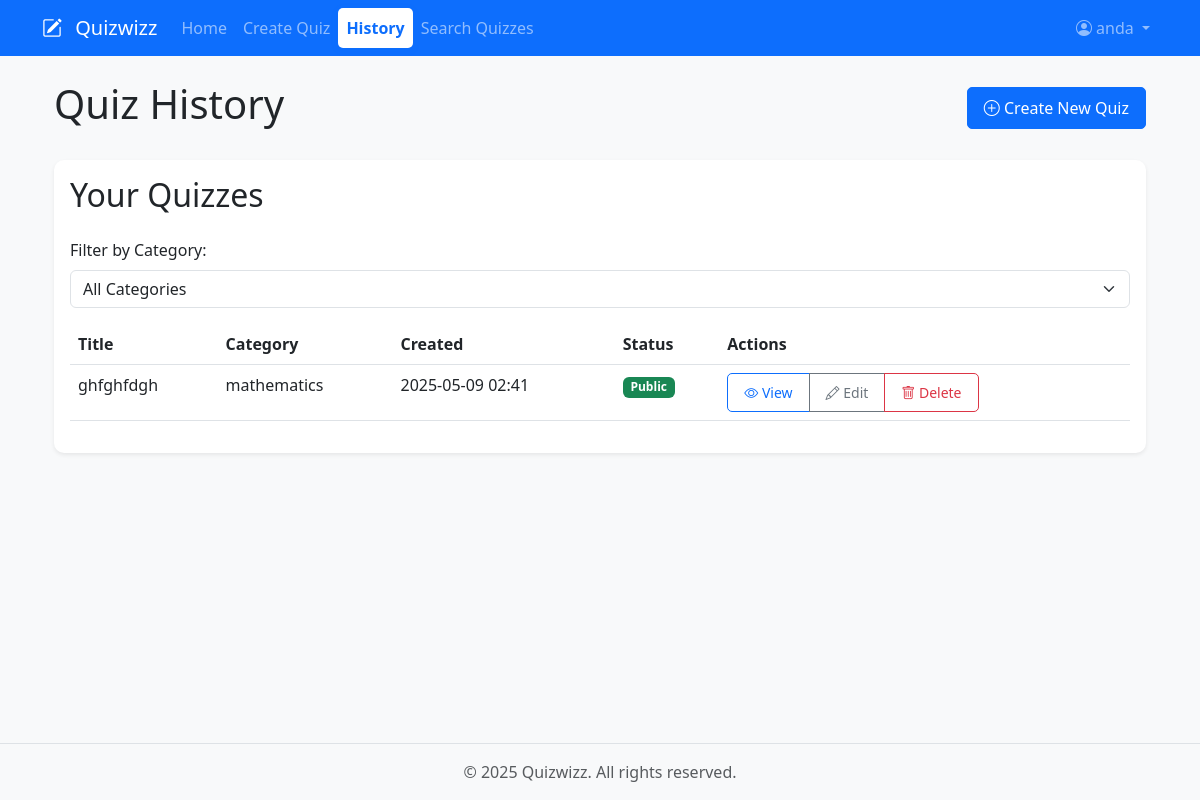
Screenshot of /history (signed in) with the database file from the repository.
### app/models/user.py (models this page shows, shortened)
class User(UserMixin, db.Model):
    __tablename__ = 'users'
    id = db.Column(db.Integer, primary_key=True)
    username = db.Column(db.String(64), unique=True, nullable=False)
    email = db.Column(db.String(120), unique=True, nullable=False)
    password_hash = db.Column(db.String(128))
    role = db.Column(db.String(20), nullable=False, default='student')
    is_teacher = db.Column(db.Boolean, default=False)
    created_at = db.Column(db.DateTime, default=datetime.utcnow)
    profile_picture = db.Column(db.String(200), default='default.jpg')
    bio = db.Column(db.Text)
    quizzes = db.relationship('Quiz', back_populates='author', lazy='dynamic')
    quiz_attempts = db.relationship('QuizAttempt', back_populates='student', lazy='dynamic', overlaps="attempts,user")
    shared_quizzes = db.relationship('Quiz', secondary='shared_quizzes', back_populates='shared_with_users', lazy='dynamic', overlaps="shared_quizzes_list,shared_with_users")
    feedback = db.relationship(QuizFeedback, backref='student', lazy='dynamic')
    bookmarks = db.relationship('Bookmark', backref='user', lazy='dynamic')
    bookmarked_quizzes = db.relationship('Quiz',
                                       secondary='user_bookmarks',
                                       backref=db.backref('bookmarked_by', lazy='dynamic'),
                                       lazy='dynamic')

### app/models/quiz.py (models this page shows, shortened)
class Quiz(db.Model):
    __tablename__ = 'quizzes'
    id = db.Column(db.Integer, primary_key=True)
    title = db.Column(db.String(100), nullable=False)
    description = db.Column(db.Text)
    author_id = db.Column(db.Integer, db.ForeignKey('users.id'), nullable=False)
    created_at = db.Column(db.DateTime, default=datetime.utcnow)
    updated_at = db.Column(db.DateTime, default=datetime.utcnow, onupdate=datetime.utcnow)
    is_public = db.Column(db.Boolean, default=True)
    password = db.Column(db.String(128))
    time_limit = db.Column(db.Integer)  # in minutes
    max_attempts = db.Column(db.Integer, default=1)
    start_time = db.Column(db.DateTime)
    end_time = db.Column(db.DateTime)
    category = db.Column(db.String(50))
    grades_released = db.Column(db.Boolean, default=False)
    author = db.relationship('User', back_populates='quizzes')
    questions = db.relationship('Question', back_populates='quiz', cascade='all, delete-orphan')
    attempts = db.relationship('QuizAttempt', back_populates='quiz', cascade='all, delete-orphan')
    shared_with_users = db.relationship('User', secondary='shared_quizzes', back_populates='shared_quizzes', lazy='dynamic', overlaps="shared_quizzes_list,shared_with")
    feedback = db.relationship(QuizFeedback, backref='quiz', lazy='dynamic', cascade='all, delete-orphan')

### app/views/main.py (the view)
@main_bp.route('/history')
@login_required
def history():
    if current_user.is_teacher:
        quizzes = Quiz.query.filter_by(author_id=current_user.id)
        category = request.args.get('category')
        if category:
            quizzes = quizzes.filter_by(category=category)
        quizzes = quizzes.order_by(Quiz.created_at.desc()).all()
        categories = db.session.query(Quiz.category).distinct().all()
        categories = [cat[0] for cat in categories if cat[0]]  # Extract unique categories
        return render_template('main/teacher_dashboard.html',
                             quizzes=quizzes,
                             categories=categories,
                             selected_category=category)
    else:
        attempts = QuizAttempt.query.filter_by(student_id=current_user.id)\
            .order_by(QuizAttempt.started_at.desc()).all()
        return render_template('student/history.html', attempts=attempts)

### app/models/user.py (called while the page is built)
@login.user_loader
def load_user(id):
    return User.query.get(int(id))

### app/templates/main/teacher_dashboard.html (shortened to what this page needs)
{% extends "base.html" %}
{% block content %}
<div class="container">
    <div class="row">
        <div class="col-md-12">
            <div class="d-flex justify-content-between align-items-center mb-4">
                <h1>Quiz History</h1>
                <a href="{{ url_for('quiz.create_quiz') }}" class="btn btn-primary">
                    <i class="bi bi-plus-circle"></i> Create New Quiz
                </a>
            </div>
        </div>
    </div>
    <div class="row">
        <div class="col-md-12">
            <div class="card shadow-sm">
                <div class="card-body">
                    <h2 class="card-title mb-4">Your Quizzes</h2>
                    <div class="mb-3">
                        <label for="categoryFilter" class="form-label">Filter by Category:</label>
                        <select id="categoryFilter" class="form-select" onchange="filterByCategory(this.value)">
                            <option value="">All Categories</option>
                        </select>
                    </div>
                    {% if quizzes %}
                        <div class="table-responsive">
                            <table class="table table-hover">
                                <thead>
                                    <tr>
                                        <th>Title</th>
                                        <th>Category</th>
                                        <th>Created</th>
                                        <th>Status</th>
                                        <th>Actions</th>
                                    </tr>
                                </thead>
                                <tbody>
                                    {% for quiz in quizzes %}
                                        <tr>
                                            <td>{{ quiz.title }}</td>
                                            <td>{{ quiz.category }}</td>
                                            <td>{{ quiz.created_at.strftime('%Y-%m-%d %H:%M') }}</td>
                                            <td>
                                                {% if quiz.is_public %}
                                                    <span class="badge bg-success">Public</span>
                                                {% else %}
                                                    <span class="badge bg-warning">Private</span>
                                                {% endif %}
                                            </td>
                                            <td>
                                                <div class="btn-group">
                                                    <a href="{{ url_for('quiz.view_quiz', quiz_id=quiz.id) }}" class="btn btn-sm btn-outline-primary">
                                                        <i class="bi bi-eye"></i> View
                                                    </a>
                                                    {% if quiz.attempts|length == 0 %}
                                                    <a href="{{ url_for('quiz.edit_quiz', quiz_id=quiz.id) }}" class="btn btn-sm btn-outline-secondary">
                                                        <i class="bi bi-pencil"></i> Edit
                                                    </a>
                                                    <button type="button" class="btn btn-sm btn-outline-danger"
                                                            onclick="confirmDelete('{{ url_for('quiz.delete_quiz', quiz_id=quiz.id) }}')"
                                                            >
                                                        <i class="bi bi-trash"></i> Delete
                                                    </button>
                                                    {% endif %}
                                                </div>
                                            </td>
                                        </tr>
                                    {% endfor %}
                                </tbody>
                            </table>
                        </div>
                    {% endif %}
                </div>
            </div>
        </div>
    </div>
</div>
{% endblock %}

### app/templates/base.html (shortened to what this page needs)
<!DOCTYPE html>
<html lang="en">
<head>
    <link href="https://cdn.jsdelivr.net/npm/bootstrap@5.3.0/dist/css/bootstrap.min.css" rel="stylesheet">
    <link rel="stylesheet" href="https://cdn.jsdelivr.net/npm/bootstrap-icons@1.7.2/font/bootstrap-icons.css">
    <link rel="stylesheet" href="{{ url_for('static', filename='css/style.css') }}">
</head>
<body>
    <nav class="navbar navbar-expand-lg navbar-dark bg-primary">
        <div class="container">
            <a class="navbar-brand" href="{{ url_for('main.index') }}">
                <i class="bi bi-pencil-square"></i> Quizwizz
            </a>
            <div class="collapse navbar-collapse" id="navbarNav">
                <ul class="navbar-nav me-auto">
                    {% if current_user.is_authenticated %}
                        {% if current_user.is_teacher %}
                            <li class="nav-item">
                                <a class="nav-link {% if request.endpoint == 'main.teacher_home' %}active{% endif %}" href="{{ url_for('main.teacher_home') }}">Home</a>
                            </li>
                            <li class="nav-item">
                                <a class="nav-link {% if request.endpoint == 'quiz.create_quiz' %}active{% endif %}" href="{{ url_for('quiz.create_quiz') }}">Create Quiz</a>
                            </li>
                            <li class="nav-item">
                                <a class="nav-link {% if (current_user.is_teacher and request.endpoint == 'main.history') or (not current_user.is_teacher and request.endpoint == 'main.student_history') %}active{% endif %}" href="{{ url_for('main.history') if current_user.is_teacher else url_for('main.student_history') }}">History</a>
                            </li>
                        {% endif %}
                        <li class="nav-item">
                            <a class="nav-link {% if request.endpoint == 'quiz.search_quizzes' %}active{% endif %}" href="{{ url_for('quiz.search_quizzes') }}">Search Quizzes</a>
                        </li>
                    {% endif %}
                </ul>
                <ul class="navbar-nav">
                    {% if current_user.is_authenticated %}
                        <li class="nav-item dropdown">
                            <a class="nav-link dropdown-toggle" href="#" id="navbarDropdown" role="button" data-bs-toggle="dropdown">
                                <i class="bi bi-person-circle"></i> {{ current_user.username }}
                            </a>
                        </li>
                    {% endif %}
                </ul>
            </div>
        </div>
    </nav>
    <main class="container mt-4">
        {% block content %}{% endblock %}
    </main>
    <footer class="footer mt-5 py-3 bg-light">
        <div class="container text-center">
            <span class="text-muted">© 2025 Quizwizz. All rights reserved.</span>
        </div>
    </footer>
</body>
</html>

### app/static/css/style.css (style rules this page uses)
body { min-height: 100vh; display: flex; flex-direction: column; background-color: #f8f9fa; }
main { flex: 1; }
.navbar-brand i { margin-right: 0.5rem; }
.card { border: none; border-radius: 10px; transition: transform 0.2s; }
.btn { border-radius: 5px; padding: 0.5rem 1rem; }
.btn-primary { background-color: #0d6efd; border-color: #0d6efd; }
.footer { margin-top: auto; background-color: #f8f9fa; padding: 1rem 0; border-top: 1px solid #dee2e6; }
.nav-link.active { background-color: #fff !important; color: #0d6efd !important; border-radius: 5px; font-weight: bold; box-shadow: 0 2px 8px rgba(13,110,253,0.08); }

### rows the page displays
User: username "anda"
Quiz: title "ghfghfdgh", category "mathematics", created_at "2025-05-09 02:41", is_public "Public"
